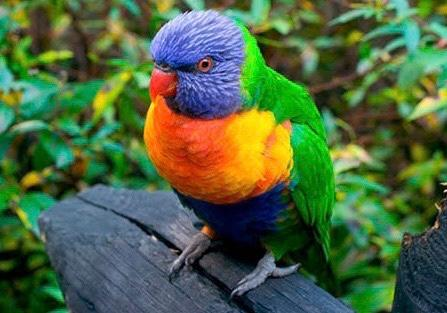
#> input picture Lab_3/Codes/image.jpg, 447 x 313 px
$ python Image_Filtering.py
#> lines starting #> are read from the running program, lines starting #| are printed output that depends on the picture
#> further down, image is the input picture: PIL image 447x313 RGB; mean R, G, B 78.3, 101.8, 65
import numpy as np
import matplotlib.pyplot as plt
from PIL import Image
from scipy.ndimage import convolve, median_filter, gaussian_filter
import os

def mean_filter(image_array, kernel_size):
#> called with kernel_size = 5
    if kernel_size % 2 == 0:
        raise ValueError("Kernel size must be odd.")

    kernel = np.ones((kernel_size, kernel_size), dtype=np.float32) / (kernel_size * kernel_size)
    filtered_image_array = np.zeros_like(image_array)

    for i in range(3):  # Assuming image_array has 3 channels (RGB)
        filtered_image_array[:, :, i] = convolve(image_array[:, :, i], kernel, mode='reflect')
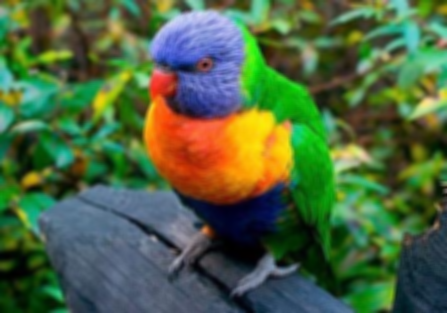
#> filtered_image_array: shape (313, 447, 3); mean R, G, B 77.8, 101.3, 64.5

    return filtered_image_array

def apply_median_filter(image_array, kernel_size):
#> called with kernel_size = 5
    if kernel_size % 2 == 0:
        raise ValueError("Kernel size must be odd.")

    filtered_image_array = np.zeros_like(image_array)

    for i in range(3):  # Assuming image_array has 3 channels (RGB)
        filtered_image_array[:, :, i] = median_filter(image_array[:, :, i], size=kernel_size)

    return filtered_image_array

def apply_gaussian_filter(image_array, sigma):
#> called with sigma = 1
    filtered_image_array = np.zeros_like(image_array)

    for i in range(3):  # Assuming image_array has 3 channels (RGB)
        filtered_image_array[:, :, i] = gaussian_filter(image_array[:, :, i], sigma=sigma)

    return filtered_image_array

# Load an image using PIL
image_path = 'image.jpg'  # Replace with your image path
image = Image.open(image_path)

# Convert the image to a NumPy array
image_array = np.array(image)

# Ensure the image is RGB
if image_array.ndim == 3 and image_array.shape[2] == 3:
    # Apply filters
    mean_filtered_array = mean_filter(image_array, kernel_size=5)
    median_filtered_array = apply_median_filter(image_array, kernel_size=5)
    gaussian_filtered_array = apply_gaussian_filter(image_array, sigma=1.0)
else:
    raise ValueError("The input image is not an RGB image.")

# Create outputs directory in the same directory as the script
output_dir = os.path.join(os.getcwd(), 'outputs')
if not os.path.exists(output_dir):
    os.makedirs(output_dir)

# Convert results back to images
mean_filtered_image = Image.fromarray(np.uint8(mean_filtered_array))
median_filtered_image = Image.fromarray(np.uint8(median_filtered_array))
gaussian_filtered_image = Image.fromarray(np.uint8(gaussian_filtered_array))

# Save the results
mean_filtered_image.save(os.path.join(output_dir, 'mean_filtered_image.jpg'))
median_filtered_image.save(os.path.join(output_dir, 'median_filtered_image.jpg'))
gaussian_filtered_image.save(os.path.join(output_dir, 'gaussian_filtered_image.jpg'))

# Display the images
plt.figure(figsize=(15, 10))

plt.subplot(2, 2, 1)
plt.title('Original Image')
plt.imshow(image_array)
plt.axis('off')

plt.subplot(2, 2, 2)
plt.title('Mean Filtered Image')
plt.imshow(mean_filtered_array)
plt.axis('off')

plt.subplot(2, 2, 3)
plt.title('Median Filtered Image')
plt.imshow(median_filtered_array)
plt.axis('off')

plt.subplot(2, 2, 4)
plt.title('Gaussian Filtered Image')
plt.imshow(gaussian_filtered_array)
plt.axis('off')

plt.show()
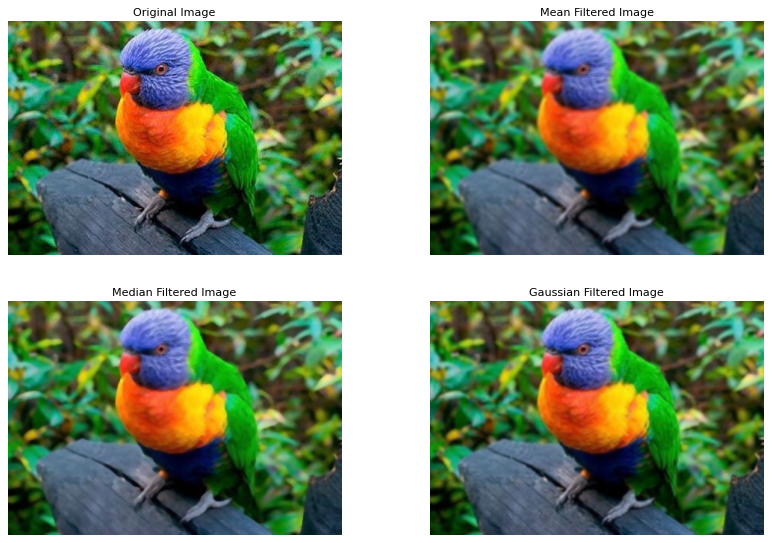
#> figure drawn by matplotlib, 4 panels
